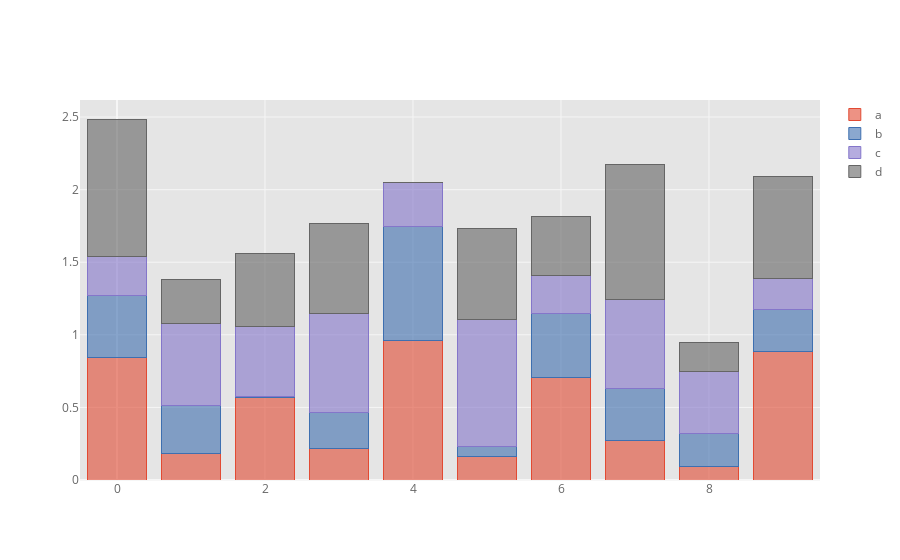

The notebook cell this image was saved under:
### Markdown cell above
To produce a stacked bar plot, use `barmode=stack`

### Code cell
df.iplot(kind='bar',barmode='stack')

### Figure 1 — Plotly figure (JSON) as saved in the notebook; plotly's stock layout.template omitted (floating-point values rounded to 4 significant figures)
{"data": [{"marker": {"color": "rgba(226, 74, 51, 0.6)", "line": {"color": "rgba(226, 74, 51, 1.0)", "width": 1}}, "name": "a", "orientation": "v", "text": "", "type": "bar", "x": [0, 1, 2, 3, 4, 5, 6, 7, 8, 9], "y": [0.8403, 0.1847, 0.5695, 0.2185, 0.9641, 0.1633, 0.7053, 0.2735, 0.09267, 0.8822]}, {"marker": {"color": "rgba(62, 111, 176, 0.6)", "line": {"color": "rgba(62, 111, 176, 1.0)", "width": 1}}, "name": "b", "orientation": "v", "text": "", "type": "bar", "x": [0, 1, 2, 3, 4, 5, 6, 7, 8, 9], "y": [0.4303, 0.3316, 0.008531, 0.2491, 0.7826, 0.0694, 0.44, 0.3552, 0.228, 0.29]}, {"marker": {"color": "rgba(132, 118, 202, 0.6)", "line": {"color": "rgba(132, 118, 202, 1.0)", "width": 1}}, "name": "c", "orientation": "v", "text": "", "type": "bar", "x": [0, 1, 2, 3, 4, 5, 6, 7, 8, 9], "y": [0.2665, 0.5639, 0.4776, 0.6816, 0.305, 0.8709, 0.2634, 0.6156, 0.4289, 0.2159]}, {"marker": {"color": "rgba(101, 101, 101, 0.6)", "line": {"color": "rgba(101, 101, 101, 1.0)", "width": 1}}, "name": "d", "orientation": "v", "text": "", "type": "bar", "x": [0, 1, 2, 3, 4, 5, 6, 7, 8, 9], "y": [0.9492, 0.3013, 0.5014, 0.6191, 0.0004272, 0.629, 0.4068, 0.93, 0.2008, 0.7015]}], "layout": {"barmode": "stack", "legend": {"bgcolor": "#FFFFFF", "font": {"color": "#666666"}, "traceorder": "normal"}, "paper_bgcolor": "#FFFFFF", "plot_bgcolor": "#E5E5E5", "title": {"font": {"color": "#151516"}}, "xaxis": {"gridcolor": "#F6F6F6", "showgrid": true, "tickfont": {"color": "#666666"}, "title": {"font": {"color": "#666666"}, "text": ""}, "zerolinecolor": "#F6F6F6"}, "yaxis": {"gridcolor": "#F6F6F6", "showgrid": true, "tickfont": {"color": "#666666"}, "title": {"font": {"color": "#666666"}, "text": ""}, "zerolinecolor": "#F6F6F6"}}}
